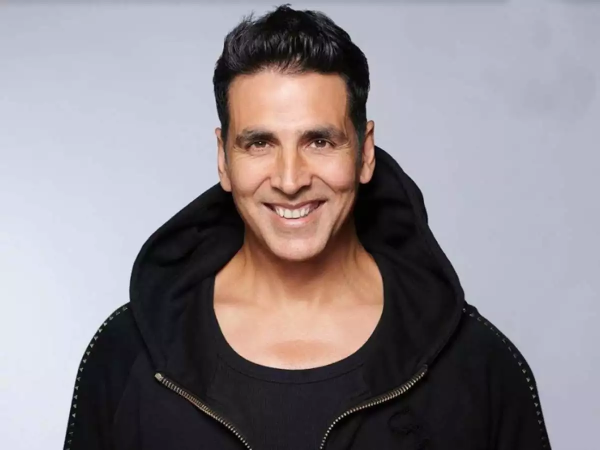
#> input picture Face recognition/Face Recognition_FR/face dataset/face attendance/Akshay Kumar_1/2.webp, 1200 x 900 px, given in place of the camera (shown at 1/2 size)
$ jupyter execute --allow-errors 'Real time face recogntion-checkpoint.ipynb'
#> lines starting #> are read from the running program, lines starting #| are printed output that depends on the picture
#> further down, img is the input picture: shape (900, 1200, 3); mean B, G, R 140.8, 135.5, 141.9
#> `img = cv2.flip(img, 1)`:
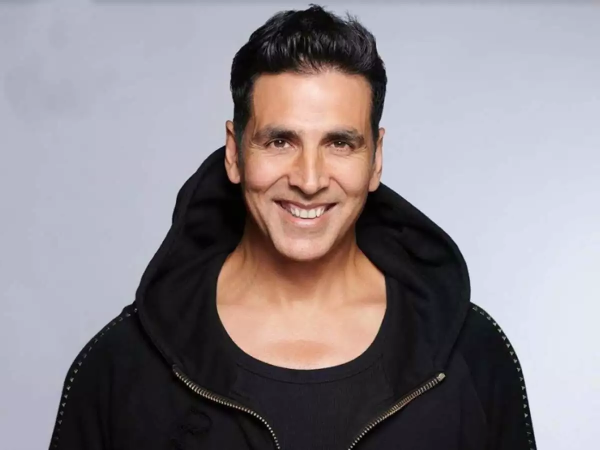
#> img: shape (900, 1200, 3) (shown at 1/2 size); mean B, G, R 140.8, 135.5, 141.9
#> `gray = cv2.cvtColor(img,cv2.COLOR_BGR2GRAY)`:
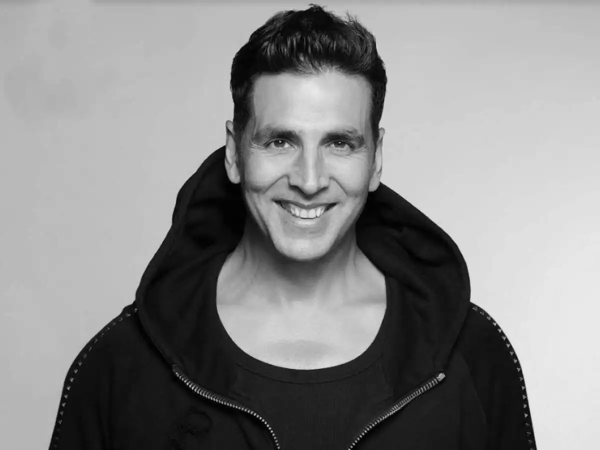
#> gray: shape (900, 1200) (shown at 1/2 size); min 0, max 249, mean 138
[cell 1]
#importing libraries
import cv2
import numpy as np
import os

[cell 2]
face_recognizer = cv2.face.LBPHFaceRecognizer_create()
face_detector = cv2.CascadeClassifier(r'C:\Users\Q209\Current projects\Face Recognition\haarcascade_frontalface_default.xml')
#> (the rest of this cell did not finish here and is left out)

[cell 3]
# Define the path to the face dataset directory
dataset_directory = "face_dataset"
# Get the list of user directories within the face dataset directory
#> (the rest of this cell did not finish here and is left out)

#> (a cell that did not finish here is left out)

#> (a cell that did not finish here is left out)

#> (a cell that did not finish here is left out)

#> (a cell that did not finish here is left out)

[cell 8]
dataset_directory = "face_dataset"
#> (the rest of this cell did not finish here and is left out)

#> (a cell that did not finish here is left out)

[cell 10]
# Initialize and start realtime video capture
cam = cv2.VideoCapture(0)
cam.set(3, 640) # set video widht
cam.set(4, 480) # set video height

# Initialize individual sampling face count
count = 0
# Define min window size to be recognized as a face
minW = 0.1*cam.get(3)
minH = 0.1*cam.get(4)

#> (the rest of this cell did not finish here and is left out)

$ run again, on Face recognition/Face Recognition_FR/face dataset/face attendance/Akshay Kumar_1/5.webp
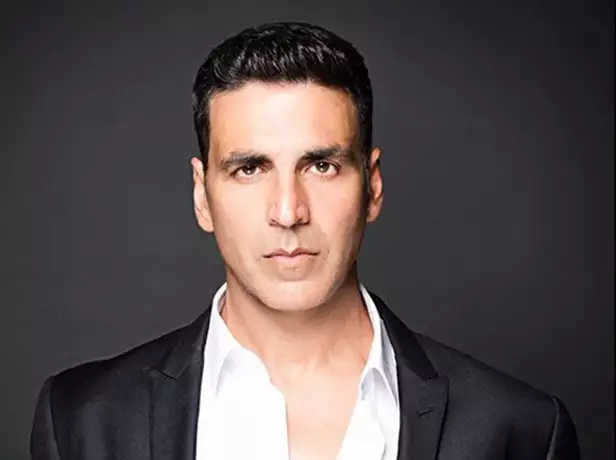
#> input picture Face recognition/Face Recognition_FR/face dataset/face attendance/Akshay Kumar_1/5.webp, 616 x 460 px, given in place of the camera
#> img is the input picture: shape (460, 616, 3); mean B, G, R 78.1, 77.5, 88.1
#> `img = cv2.flip(img, 1)`:
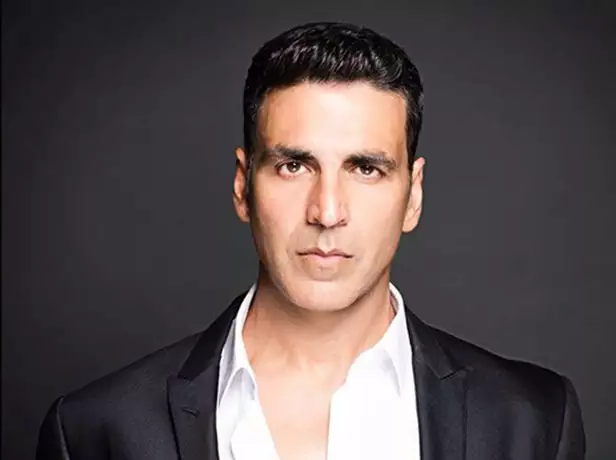
#> img: shape (460, 616, 3); mean B, G, R 78.1, 77.5, 88.1
#> `gray = cv2.cvtColor(img,cv2.COLOR_BGR2GRAY)`:
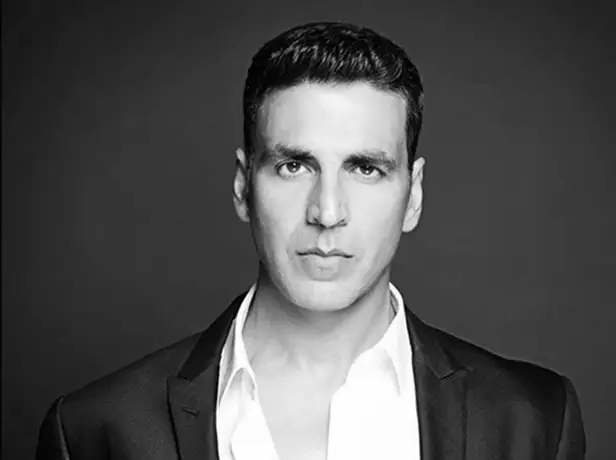
#> gray: shape (460, 616); min 0, max 255, mean 80.8

$ run again, on Face recognition/Face Recognition_FR/face dataset/face attendance/Akshay Kumar_1/3.jpg
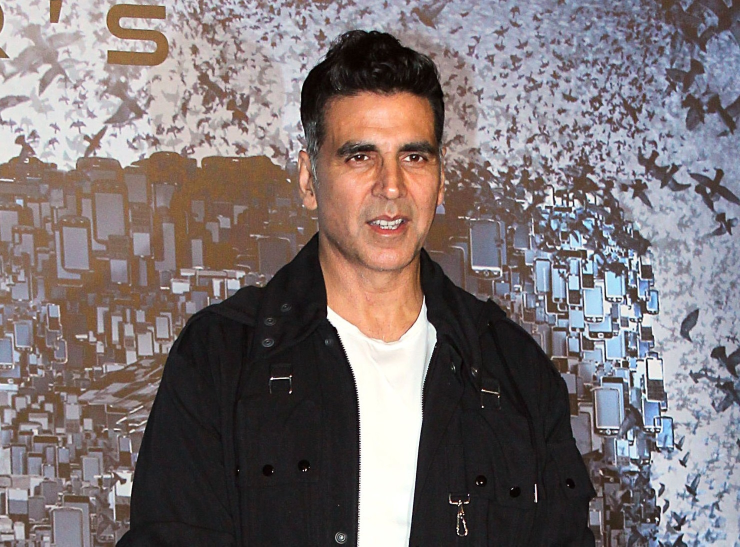
#> input picture Face recognition/Face Recognition_FR/face dataset/face attendance/Akshay Kumar_1/3.jpg, 1480 x 1093 px, given in place of the camera (shown at 1/2 size)
#> img is the input picture: shape (1093, 1480, 3); mean B, G, R 115.1, 114.3, 124.1
#> `img = cv2.flip(img, 1)`:
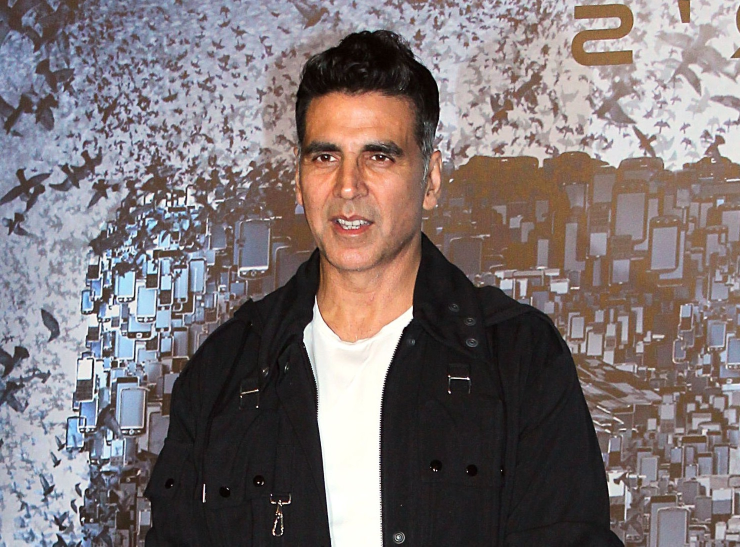
#> img: shape (1093, 1480, 3) (shown at 1/2 size); mean B, G, R 115.1, 114.3, 124.1
#> `gray = cv2.cvtColor(img,cv2.COLOR_BGR2GRAY)`:
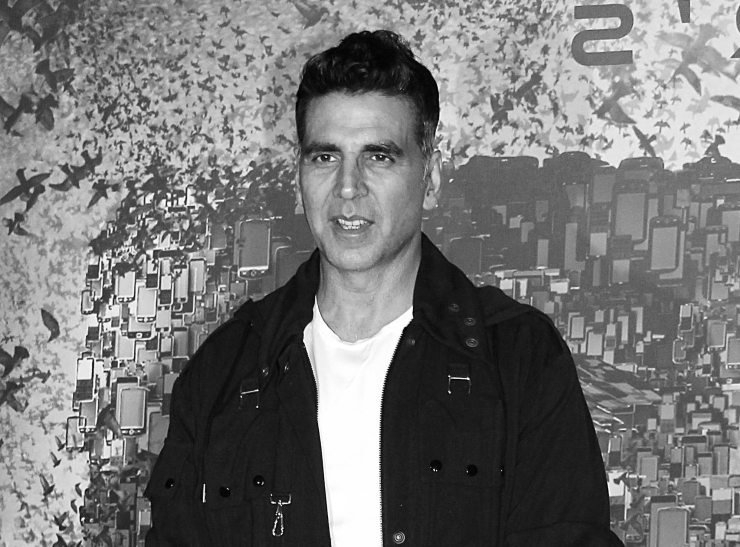
#> gray: shape (1093, 1480) (shown at 1/2 size); min 0, max 255, mean 117.3

$ run again, on Face recognition/Face Recognition_FR/face dataset/face attendance/Akshay Kumar_1/4.jfif
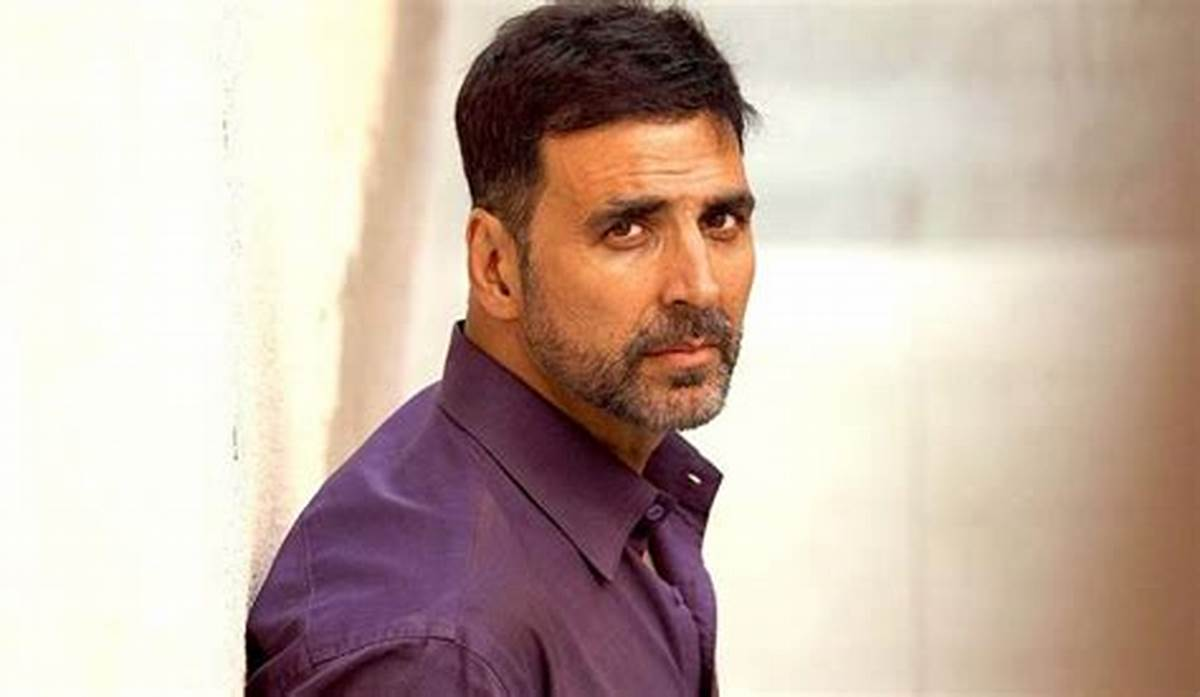
#> input picture Face recognition/Face Recognition_FR/face dataset/face attendance/Akshay Kumar_1/4.jfif, 1200 x 697 px, given in place of the camera
#> img is the input picture: shape (697, 1200, 3); mean B, G, R 167.1, 178.5, 198.5
#> `img = cv2.flip(img, 1)`:
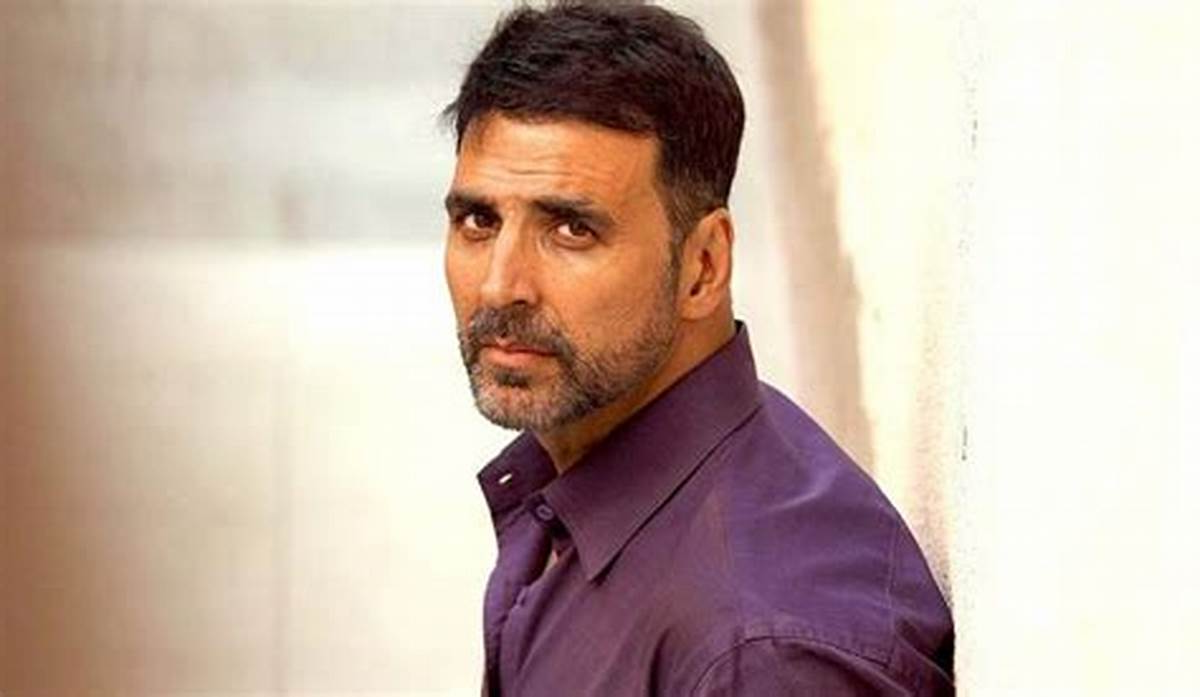
#> img: shape (697, 1200, 3); mean B, G, R 167.1, 178.5, 198.5
#> `gray = cv2.cvtColor(img,cv2.COLOR_BGR2GRAY)`:
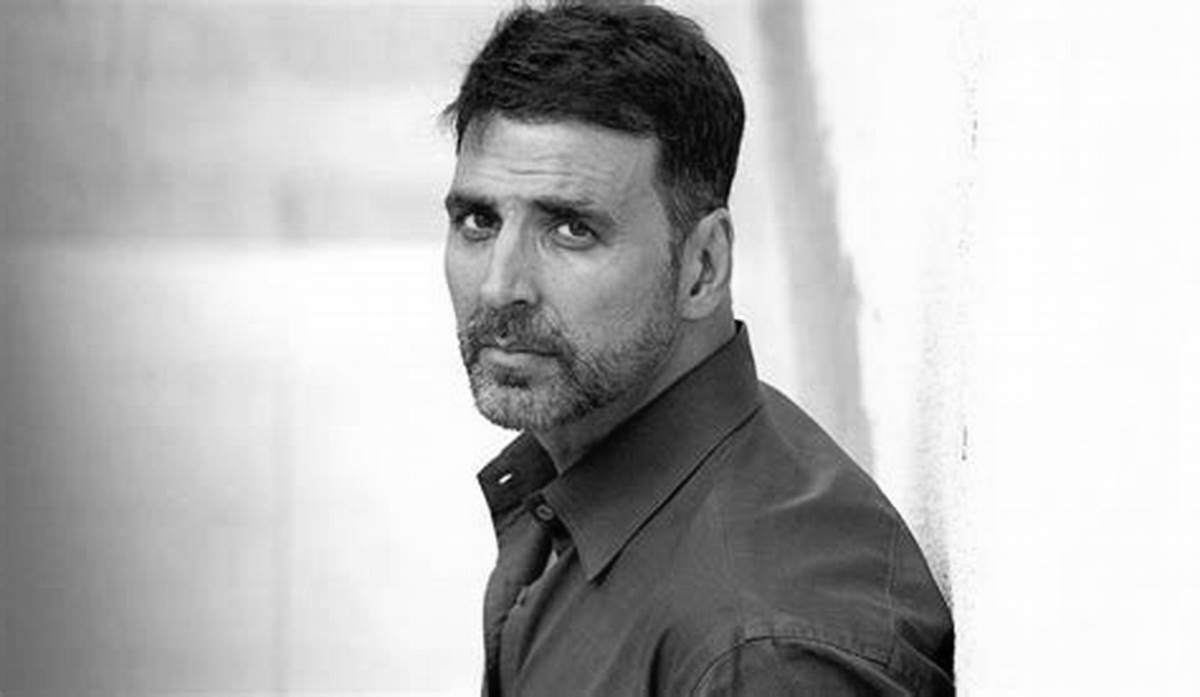
#> gray: shape (697, 1200); min 0, max 255, mean 183.2
